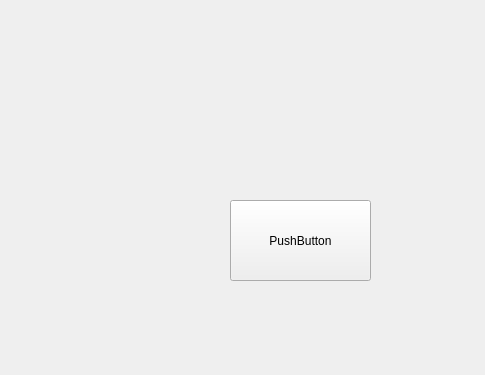
<?xml version="1.0" encoding="UTF-8"?>
<ui version="4.0">
 <class>Form</class>
 <widget class="QWidget" name="Form">
  <property name="geometry">
   <rect>
    <x>0</x>
    <y>0</y>
    <width>485</width>
    <height>375</height>
   </rect>
  </property>
  <property name="windowTitle">
   <string>Form</string>
  </property>
  <widget class="QPushButton" name="button0">
   <property name="geometry">
    <rect>
     <x>230</x>
     <y>200</y>
     <width>141</width>
     <height>81</height>
    </rect>
   </property>
   <property name="text">
    <string>PushButton</string>
   </property>
  </widget>
 </widget>
 <resources/>
 <connections/>
</ui>
